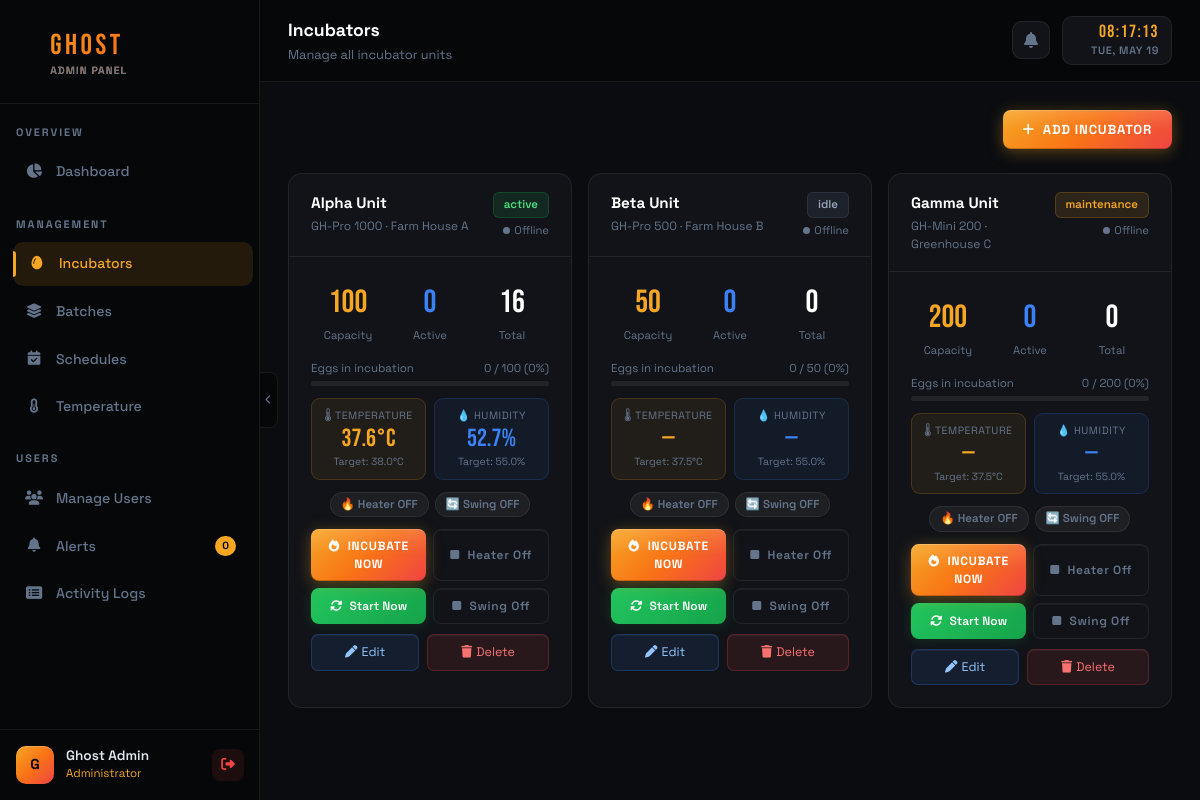
Page /admin/incubators.php (signed in) on the committed database.
### tables this page shows
CREATE TABLE `hardware_state` (
  `incubator_id` int(11) NOT NULL,
  `temperature` decimal(5,2) DEFAULT NULL,
  `humidity` decimal(5,2) DEFAULT NULL,
  `device_status` enum('online','offline') NOT NULL DEFAULT 'offline',
  `current_temp` decimal(5,2) DEFAULT NULL,
  `current_humidity` decimal(5,2) DEFAULT NULL,
  `heater_on` tinyint(1) NOT NULL DEFAULT 0,
  `heater_1_status` tinyint(1) NOT NULL DEFAULT 0,
  `heater_2_status` tinyint(1) NOT NULL DEFAULT 0,
  `heater_fan_status` tinyint(1) NOT NULL DEFAULT 0,
  `exhaust_status` tinyint(1) NOT NULL DEFAULT 0,
  `swing_on` tinyint(1) NOT NULL DEFAULT 0,
  `swing_status` tinyint(1) NOT NULL DEFAULT 0,
  `last_seen` timestamp NULL DEFAULT NULL,
  `last_active_at` timestamp NULL DEFAULT NULL,
  `last_server_sync` timestamp NULL DEFAULT NULL,
  `last_egg_turn_at` datetime DEFAULT NULL,
  `running_ops` varchar(255) DEFAULT NULL,
  `wifi_status` enum('connected','disconnected') NOT NULL DEFAULT 'connected',
  `current_mode` enum('idle','incubating','hatching') NOT NULL DEFAULT 'idle',
  `active_session_name` varchar(150) DEFAULT NULL,
  `swing_duration_sec` int(11) NOT NULL DEFAULT 30,
  `session_started_at` datetime DEFAULT NULL,
  `session_ends_at` datetime DEFAULT NULL,
  `session_completed_at` datetime DEFAULT NULL,
  `session_status` enum('idle','running','completed') NOT NULL DEFAULT 'idle',
  `updated_at` timestamp NOT NULL DEFAULT current_timestamp() ON UPDATE current_timestamp()
);

CREATE TABLE `incubators` (
  `id` int(11) NOT NULL,
  `name` varchar(100) NOT NULL,
  `model` varchar(100) DEFAULT NULL,
  `capacity` int(11) DEFAULT 0,
  `location` varchar(255) DEFAULT NULL,
  `status` enum('active','idle','maintenance','error') DEFAULT 'idle',
  `owner_id` int(11) DEFAULT NULL,
  `created_at` timestamp NOT NULL DEFAULT current_timestamp(),
  `updated_at` timestamp NOT NULL DEFAULT current_timestamp() ON UPDATE current_timestamp()
);

### includes/config.php (called while the page is built, shortened)
<?php
function getDB() {
    static $pdo = null;
    if ($pdo === null) {
        try {
            $pdo = new PDO(
                "mysql:host=" . DB_HOST . ";dbname=" . DB_NAME . ";charset=utf8",
                DB_USER,
                DB_PASS,
                array(
                    PDO::ATTR_ERRMODE            => PDO::ERRMODE_EXCEPTION,
                    PDO::ATTR_DEFAULT_FETCH_MODE => PDO::FETCH_ASSOC,
                    PDO::ATTR_EMULATE_PREPARES   => false
                )
            );
        } catch (PDOException $e) {
            die(json_encode(array('success' => false, 'message' => 'Database connection failed: ' . $e->getMessage())));
        }
    }
    return $pdo;
}
function getCurrentAdmin() {
    $pdo  = getDB();
    $stmt = $pdo->prepare("SELECT * FROM admins WHERE id = ?");
    $stmt->execute(array($_SESSION['admin_id']));
    return $stmt->fetch();
}

### admin/incubators.php (the view, shortened to what this page needs)
<?php
$pageTitle = 'Incubators';
$pageSubtitle = 'Manage all incubator units';
$activePage = 'incubators';
require_once 'header.php';
$pdo = getDB();
$incubators = $pdo->query(
  "SELECT i.*,
    (SELECT COUNT(*) FROM batches WHERE incubator_id=i.id AND status='incubating') as active_batches,
    (SELECT COUNT(*) FROM batches WHERE incubator_id=i.id) as total_batches,
    (SELECT COALESCE(SUM(egg_count),0) FROM batches WHERE incubator_id=i.id AND status='incubating') as eggs_in,
    ts.target_temp, ts.target_humidity, ts.min_temp, ts.max_temp, ts.turning_interval,
    hs.temperature as live_temp, hs.humidity as live_humidity,
    hs.heater_on, hs.swing_on,
    TIMESTAMPDIFF(SECOND, hs.last_seen, NOW()) as secs_ago
   FROM incubators i
   LEFT JOIN temperature_settings ts ON ts.incubator_id = i.id
   LEFT JOIN hardware_state hs ON hs.incubator_id = i.id
   ORDER BY i.name"
)->fetchAll();
?>
<div class="d-flex justify-content-end mb-4">
  <button class="btn-ghost" data-bs-toggle="modal" data-bs-target="#addIncubModal">
    <i class="fas fa-plus me-2"></i>Add Incubator
  </button>
</div>
<div class="row g-3 mb-4" id="incubatorCards">
<?php foreach($incubators as $inc):
  $online  = ($inc['secs_ago'] !== null && $inc['secs_ago'] < 120);
  $liveTemp = ($inc['live_temp']     !== null) ? number_format((float)$inc['live_temp'],1).'°C' : '—';
  $liveHum  = ($inc['live_humidity'] !== null) ? number_format((float)$inc['live_humidity'],1).'%' : '—';
  $usedPct  = $inc['capacity'] > 0 ? min(100, round($inc['eggs_in'] / $inc['capacity'] * 100)) : 0;
?>
  <div class="col-md-4">
    <div class="ghost-panel h-100">
      <div class="ghost-panel-header d-flex justify-content-between align-items-start">
        <div>
          <div class="ghost-panel-title"><?= htmlspecialchars($inc['name']) ?></div>
          <div style="font-size:.75rem;color:var(--ghost-muted);margin-top:2px;">
            <?= htmlspecialchars($inc['model']) ?> &middot; <?= htmlspecialchars($inc['location']) ?>
          </div>
        </div>
        <div style="display:flex;flex-direction:column;align-items:flex-end;gap:4px;">
          <span class="badge-<?= $inc['status'] ?>"><?= $inc['status'] ?></span>
          <span style="display:flex;align-items:center;gap:4px;font-size:.7rem;color:<?= $online?'#22c55e':'var(--ghost-muted)' ?>;">
            <span style="width:7px;height:7px;border-radius:50%;background:<?= $online?'#22c55e':'#64748b' ?>;display:inline-block;"></span>
            <?= $online ? 'Online' : 'Offline' ?>
          </span>
        </div>
      </div>
      <div class="ghost-panel-body">
        <div class="row g-2 text-center mb-3">
          <div class="col-4">
            <div style="font-family:'Bebas Neue',sans-serif;font-size:2rem;color:var(--ghost-amber);"><?= $inc['capacity'] ?></div>
            <div style="font-size:.7rem;color:var(--ghost-muted);">Capacity</div>
          </div>
          <div class="col-4">
            <div style="font-family:'Bebas Neue',sans-serif;font-size:2rem;color:var(--ghost-blue);"><?= $inc['active_batches'] ?></div>
            <div style="font-size:.7rem;color:var(--ghost-muted);">Active</div>
          </div>
          <div class="col-4">
            <div style="font-family:'Bebas Neue',sans-serif;font-size:2rem;color:white;"><?= $inc['total_batches'] ?></div>
            <div style="font-size:.7rem;color:var(--ghost-muted);">Total</div>
          </div>
        </div>
        <div style="margin-bottom:12px;">
          <div style="display:flex;justify-content:space-between;font-size:.72rem;color:var(--ghost-muted);margin-bottom:4px;">
            <span>Eggs in incubation</span>
            <span><?= $inc['eggs_in'] ?> / <?= $inc['capacity'] ?> (<?= $usedPct ?>%)</span>
          </div>
          <div style="height:5px;background:rgba(255,255,255,.07);border-radius:99px;overflow:hidden;">
          </div>
        </div>
        <div style="display:grid;grid-template-columns:1fr 1fr;gap:8px;margin-bottom:12px;">
          <div style="background:rgba(245,166,35,.07);border:1px solid rgba(245,166,35,.18);border-radius:9px;padding:9px 12px;text-align:center;">
            <div style="font-size:.66rem;color:var(--ghost-muted);text-transform:uppercase;letter-spacing:.05em;margin-bottom:3px;">🌡 Temperature</div>
            <div id="liveT-<?= $inc['id'] ?>" style="font-family:'Bebas Neue',sans-serif;font-size:1.55rem;color:var(--ghost-amber);line-height:1;"><?= $liveTemp ?></div>
            <div style="font-size:.65rem;color:var(--ghost-muted);margin-top:2px;">Target: <?= $inc['target_temp'] ? number_format($inc['target_temp'],1) : '—' ?>°C</div>
          </div>
          <div style="background:rgba(59,130,246,.07);border:1px solid rgba(59,130,246,.18);border-radius:9px;padding:9px 12px;text-align:center;">
            <div style="font-size:.66rem;color:var(--ghost-muted);text-transform:uppercase;letter-spacing:.05em;margin-bottom:3px;">💧 Humidity</div>
            <div id="liveH-<?= $inc['id'] ?>" style="font-family:'Bebas Neue',sans-serif;font-size:1.55rem;color:#3b82f6;line-height:1;"><?= $liveHum ?></div>
            <div style="font-size:.65rem;color:var(--ghost-muted);margin-top:2px;">Target: <?= $inc['target_humidity'] ? number_format($inc['target_humidity'],1) : '—' ?>%</div>
          </div>
        </div>
        <div style="display:flex;gap:6px;justify-content:center;margin-bottom:12px;">
          <span id="htrBadge-<?= $inc['id'] ?>" style="font-size:.72rem;padding:3px 10px;border-radius:99px;font-weight:600;background:<?= $inc['heater_on']?'rgba(245,166,35,.18)':'rgba(255,255,255,.05)' ?>;color:<?= $inc['heater_on']?'#f5a623':'#64748b' ?>;border:1px solid <?= $inc['heater_on']?'rgba(245,166,35,.35)':'rgba(255,255,255,.08)' ?>;">
            🔥 Heater <?= $inc['heater_on'] ? 'ON' : 'OFF' ?>
          </span>
          <span id="swgBadge-<?= $inc['id'] ?>" style="font-size:.72rem;padding:3px 10px;border-radius:99px;font-weight:600;background:<?= $inc['swing_on']?'rgba(34,197,94,.15)':'rgba(255,255,255,.05)' ?>;color:<?= $inc['swing_on']?'#22c55e':'#64748b' ?>;border:1px solid <?= $inc['swing_on']?'rgba(34,197,94,.3)':'rgba(255,255,255,.08)' ?>;">
            🔄 Swing <?= $inc['swing_on'] ? 'Running' : 'OFF' ?>
          </span>
        </div>
        <div style="display:grid;grid-template-columns:1fr 1fr;gap:7px;margin-bottom:10px;">
          <button class="btn-ghost" style="font-size:.75rem;padding:8px 4px;"
            onclick="sendHWCmd(<?= $inc['id'] ?>,'heater_on')">
            <i class="fas fa-fire me-1"></i> Incubate Now
          </button>
          <button class="btn-outline-ghost" style="font-size:.75rem;padding:8px 4px;"
            onclick="sendHWCmd(<?= $inc['id'] ?>,'heater_off')">
            <i class="fas fa-stop me-1"></i> Heater Off
          </button>
          <button style="background:linear-gradient(135deg,#22c55e,#16a34a);box-shadow:0 0 14px rgba(34,197,94,.2);color:white;border:none;border-radius:8px;font-size:.75rem;padding:8px 4px;cursor:pointer;font-weight:600;width:100%;"
            onclick="sendHWCmd(<?= $inc['id'] ?>,'swing_on')">
            <i class="fas fa-rotate me-1"></i> Start Now
          </button>
          <button class="btn-outline-ghost" style="font-size:.75rem;padding:8px 4px;"
            onclick="sendHWCmd(<?= $inc['id'] ?>,'swing_off')">
            <i class="fas fa-stop me-1"></i> Swing Off
          </button>
        </div>
        <div class="d-flex gap-2">
          <button class="btn-edit-ghost flex-fill" style="font-size:.78rem;padding:8px;"
            onclick="editIncub(<?= htmlspecialchars(json_encode($inc)) ?>)">
            <i class="fas fa-pen me-1"></i>Edit
          </button>
          <button class="btn-danger-ghost flex-fill" style="font-size:.78rem;padding:8px;"
            onclick="deleteIncub(<?= $inc['id'] ?>)">
            <i class="fas fa-trash me-1"></i>Delete
          </button>
        </div>
      </div>
    </div>
  </div>
<?php endforeach; ?>
</div>
<?php require_once 'footer.php'; ?>

### admin/header.php (shortened to what this page needs)
<?php require_once '../includes/config.php'; requireAdmin(); $admin = getCurrentAdmin(); ?>
<!DOCTYPE html>
<html lang="en">
<head>
<link href="https://cdnjs.cloudflare.com/ajax/libs/bootstrap/5.3.2/css/bootstrap.min.css" rel="stylesheet">
<link href="https://cdnjs.cloudflare.com/ajax/libs/font-awesome/6.5.0/css/all.min.css" rel="stylesheet">
<link href="https://cdnjs.cloudflare.com/ajax/libs/Chart.js/4.4.1/chart.min.css" rel="stylesheet">
</head>
<body>
<div id="sidebarPull" onclick="toggleSidebarCollapse()" title="Toggle sidebar">
  <i class="fas fa-chevron-left"></i>
</div>
<nav id="sidebar">
  <div class="sidebar-inner">
  <div class="sidebar-brand">
    <i class="fas fa-egg" style="font-size:1.4rem;opacity:0.8;"></i>
    <div>
      GHOST
      <span class="sidebar-brand-sub">Admin Panel</span>
    </div>
  </div>
  <div class="sidebar-section">Overview</div>
  <div class="nav-item"><a href="dashboard.php" class="nav-link-ghost <?= ($activePage??'')=='dashboard'?'active':'' ?>"><span class="nav-icon"><i class="fas fa-chart-pie"></i></span> Dashboard</a></div>
  <div class="sidebar-section">Management</div>
  <div class="nav-item"><a href="incubators.php" class="nav-link-ghost <?= ($activePage??'')=='incubators'?'active':'' ?>"><span class="nav-icon"><i class="fas fa-egg"></i></span> Incubators</a></div>
  <div class="nav-item"><a href="batches.php" class="nav-link-ghost <?= ($activePage??'')=='batches'?'active':'' ?>"><span class="nav-icon"><i class="fas fa-layer-group"></i></span> Batches</a></div>
  <div class="nav-item"><a href="schedules.php" class="nav-link-ghost <?= ($activePage??'')=='schedules'?'active':'' ?>"><span class="nav-icon"><i class="fas fa-calendar-check"></i></span> Schedules</a></div>
  <div class="nav-item"><a href="temperature.php" class="nav-link-ghost <?= ($activePage??'')=='temperature'?'active':'' ?>"><span class="nav-icon"><i class="fas fa-thermometer-half"></i></span> Temperature</a></div>
  <div class="sidebar-section">Users</div>
  <div class="nav-item"><a href="users.php" class="nav-link-ghost <?= ($activePage??'')=='users'?'active':'' ?>"><span class="nav-icon"><i class="fas fa-users"></i></span> Manage Users</a></div>
  <div class="nav-item"><a href="alerts.php" class="nav-link-ghost <?= ($activePage??'')=='alerts'?'active':'' ?>"><span class="nav-icon"><i class="fas fa-bell"></i></span> Alerts <span class="badge-count" id="alertCount">0</span></a></div>
  <div class="nav-item"><a href="logs.php" class="nav-link-ghost <?= ($activePage??'')=='logs'?'active':'' ?>"><span class="nav-icon"><i class="fas fa-list-alt"></i></span> Activity Logs</a></div>
  <div class="sidebar-user">
    <div class="user-avatar"><?= strtoupper(substr($admin['full_name'],0,1)) ?></div>
    <div><div class="user-name"><?= htmlspecialchars($admin['full_name']) ?></div><div class="user-role">Administrator</div></div>
    <button onclick="document.getElementById('logoutModal').style.display='flex'" class="logout-btn" title="Logout" style="border:none;"><i class="fas fa-sign-out-alt" style="font-size:0.85rem;"></i></button>
  </div>
  </div>
</nav>
<div id="main">
  <div class="topbar">
    <div>
      <div class="topbar-title"><?= $pageTitle ?? 'Dashboard' ?></div>
      <div class="topbar-sub"><?= $pageSubtitle ?? 'GHOST Incubator System' ?></div>
    </div>
    <div class="topbar-right">
      <div class="alert-bell" onclick="window.location.href='alerts.php'"><i class="fas fa-bell"></i><span class="bell-dot" id="bellDot" style="display:none"></span></div>
      <div class="topbar-clock">
        <div class="clock-time" id="clockTime">--:--:--</div>
        <div class="clock-date" id="clockDate">--- -- ----</div>
      </div>
    </div>
  </div>
  <div class="page-content">

### admin/footer.php (style rules this page uses)
.btn-ghost,.btn-edit-ghost,.btn-danger-ghost { position:relative;overflow:hidden; }

### rows in the picture
hardware_state: incubator_id.name "Alpha Unit", incubator_id.model "GH-Pro 1000", incubator_id.location "Farm House A", incubator_id.status "active", incubator_id.capacity "100", active_batches "0", total_batches "16", eggs_in "0", usedPct "0", temperature "37.6°C", target_temp "38.0", humidity "52.7%", target_humidity "55.0", heater_on "OFF", swing_on "OFF"
incubators: name "Beta Unit", model "GH-Pro 500", location "Farm House B", status "idle", capacity "50", active_batches "0", total_batches "0", eggs_in "0", usedPct "0", liveTemp "—", target_temp "37.5", liveHum "—", target_humidity "55.0"
incubators: name "Gamma Unit", model "GH-Mini 200", location "Greenhouse C", status "maintenance", capacity "200", active_batches "0", total_batches "0", eggs_in "0", usedPct "0", liveTemp "—", target_temp "37.5", liveHum "—", target_humidity "55.0"

### other values in the picture
substr($admin['full_name'],0,1) "G"
$admin['full_name'] "Ghost Admin"
$pageTitle "Incubators"
$pageSubtitle "Manage all incubator units"
